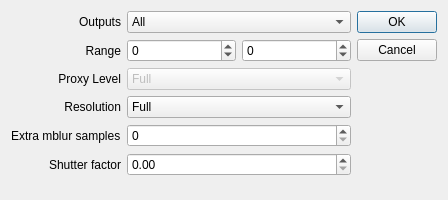
<?xml version="1.0" encoding="UTF-8"?>
<ui version="4.0">
 <class>render_composition</class>
 <widget class="QDialog" name="render_composition">
  <property name="geometry">
   <rect>
    <x>0</x>
    <y>0</y>
    <width>448</width>
    <height>200</height>
   </rect>
  </property>
  <property name="windowTitle">
   <string>Dialog</string>
  </property>
  <layout class="QHBoxLayout" name="horizontalLayout">
   <item>
    <layout class="QGridLayout" name="gridLayout">
     <item row="0" column="0">
      <widget class="QLabel" name="label">
       <property name="text">
        <string>Outputs</string>
       </property>
       <property name="alignment">
        <set>Qt::AlignRight|Qt::AlignTrailing|Qt::AlignVCenter</set>
       </property>
      </widget>
     </item>
     <item row="0" column="1" colspan="2">
      <widget class="QComboBox" name="output_popup_">
       <item>
        <property name="text">
         <string notr="true">All</string>
        </property>
       </item>
       <item>
        <property name="text">
         <string notr="true">Selected</string>
        </property>
       </item>
      </widget>
     </item>
     <item row="1" column="0">
      <widget class="QLabel" name="label_2">
       <property name="text">
        <string>Range</string>
       </property>
       <property name="alignment">
        <set>Qt::AlignRight|Qt::AlignTrailing|Qt::AlignVCenter</set>
       </property>
      </widget>
     </item>
     <item row="1" column="1">
      <widget class="QSpinBox" name="range_start_">
       <property name="minimum">
        <number>-32000</number>
       </property>
       <property name="maximum">
        <number>32000</number>
       </property>
      </widget>
     </item>
     <item row="1" column="2">
      <widget class="QSpinBox" name="range_end_">
       <property name="minimum">
        <number>-32000</number>
       </property>
       <property name="maximum">
        <number>32000</number>
       </property>
      </widget>
     </item>
     <item row="3" column="0">
      <widget class="QLabel" name="label_3">
       <property name="text">
        <string>Resolution</string>
       </property>
       <property name="alignment">
        <set>Qt::AlignRight|Qt::AlignTrailing|Qt::AlignVCenter</set>
       </property>
      </widget>
     </item>
     <item row="3" column="1" colspan="2">
      <widget class="QComboBox" name="resolution_popup_">
       <item>
        <property name="text">
         <string>Full</string>
        </property>
       </item>
       <item>
        <property name="text">
         <string>Half</string>
        </property>
       </item>
       <item>
        <property name="text">
         <string>Third</string>
        </property>
       </item>
       <item>
        <property name="text">
         <string>Quarter</string>
        </property>
       </item>
      </widget>
     </item>
     <item row="5" column="0">
      <widget class="QLabel" name="label_5">
       <property name="text">
        <string>Extra mblur samples</string>
       </property>
      </widget>
     </item>
     <item row="5" column="1" colspan="2">
      <widget class="QSpinBox" name="mblur_extra_samples_"/>
     </item>
     <item row="6" column="0">
      <widget class="QLabel" name="label_4">
       <property name="text">
        <string>Shutter factor</string>
       </property>
       <property name="alignment">
        <set>Qt::AlignRight|Qt::AlignTrailing|Qt::AlignVCenter</set>
       </property>
      </widget>
     </item>
     <item row="6" column="1" colspan="2">
      <widget class="QDoubleSpinBox" name="mblur_shutter_factor_"/>
     </item>
     <item row="7" column="1">
      <spacer name="verticalSpacer">
       <property name="orientation">
        <enum>Qt::Vertical</enum>
       </property>
       <property name="sizeHint" stdset="0">
        <size>
         <width>20</width>
         <height>40</height>
        </size>
       </property>
      </spacer>
     </item>
     <item row="2" column="1" colspan="2">
      <widget class="QComboBox" name="proxy_popup_">
       <property name="enabled">
        <bool>false</bool>
       </property>
       <item>
        <property name="text">
         <string notr="true">Full</string>
        </property>
       </item>
       <item>
        <property name="text">
         <string notr="true">Proxy 1</string>
        </property>
       </item>
       <item>
        <property name="text">
         <string notr="true">Proxy 2</string>
        </property>
       </item>
      </widget>
     </item>
     <item row="2" column="0">
      <widget class="QLabel" name="label_6">
       <property name="text">
        <string>Proxy Level</string>
       </property>
       <property name="alignment">
        <set>Qt::AlignRight|Qt::AlignTrailing|Qt::AlignVCenter</set>
       </property>
      </widget>
     </item>
    </layout>
   </item>
   <item>
    <widget class="QDialogButtonBox" name="buttonBox">
     <property name="orientation">
      <enum>Qt::Vertical</enum>
     </property>
     <property name="standardButtons">
      <set>QDialogButtonBox::Cancel|QDialogButtonBox::Ok</set>
     </property>
    </widget>
   </item>
  </layout>
 </widget>
 <resources/>
 <connections>
  <connection>
   <sender>buttonBox</sender>
   <signal>accepted()</signal>
   <receiver>render_composition</receiver>
   <slot>accept()</slot>
   <hints>
    <hint type="sourcelabel">
     <x>248</x>
     <y>254</y>
    </hint>
    <hint type="destinationlabel">
     <x>157</x>
     <y>274</y>
    </hint>
   </hints>
  </connection>
  <connection>
   <sender>buttonBox</sender>
   <signal>rejected()</signal>
   <receiver>render_composition</receiver>
   <slot>reject()</slot>
   <hints>
    <hint type="sourcelabel">
     <x>316</x>
     <y>260</y>
    </hint>
    <hint type="destinationlabel">
     <x>286</x>
     <y>274</y>
    </hint>
   </hints>
  </connection>
 </connections>
</ui>
